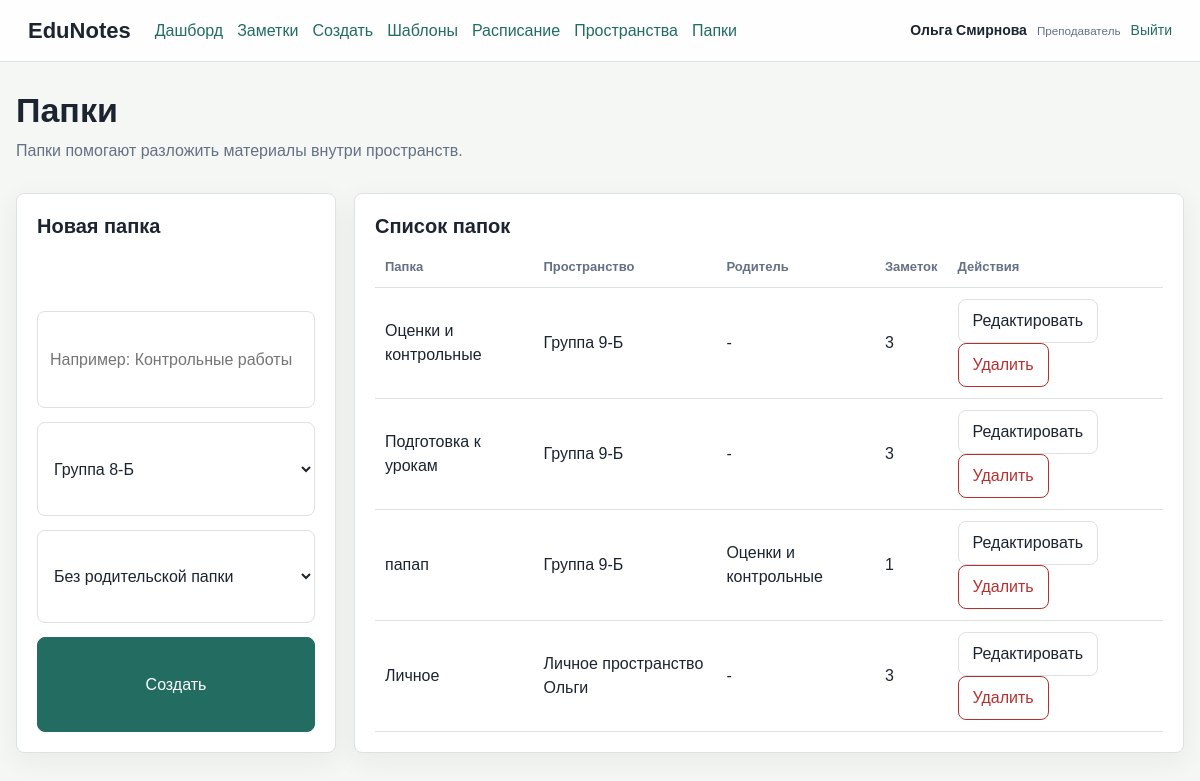
/folders (signed in), run on the app's committed database.
### tables this page shows
CREATE TABLE users (
    id INTEGER PRIMARY KEY AUTOINCREMENT,
    name TEXT NOT NULL,
    email TEXT NOT NULL UNIQUE,
    password_hash TEXT NOT NULL,
    role TEXT NOT NULL CHECK (role IN ('superadmin', 'org_admin', 'teacher', 'student', 'parent')),
    child_user_id INTEGER REFERENCES users(id) ON DELETE SET NULL,
    created_at TEXT NOT NULL DEFAULT CURRENT_TIMESTAMP
);

CREATE TABLE folders (
    id INTEGER PRIMARY KEY AUTOINCREMENT,
    workspace_id INTEGER NOT NULL REFERENCES workspaces(id) ON DELETE CASCADE,
    parent_id INTEGER REFERENCES folders(id) ON DELETE CASCADE,
    name TEXT NOT NULL
);

### app.py (the view, shortened to what this page needs)
@app.route("/folders", methods=("GET", "POST"))
@login_required
def folders():
    if g.user["role"] in {"superadmin", "org_admin"}:
        items = query_all(
            """
            SELECT f.*, w.name AS workspace_name, p.name AS parent_name, COUNT(n.id) AS notes_count
            FROM folders f
            JOIN workspaces w ON w.id = f.workspace_id
            LEFT JOIN folders p ON p.id = f.parent_id
            LEFT JOIN notes n ON n.folder_id = f.id
            GROUP BY f.id
            ORDER BY w.name, f.name
            """
        )
        all_workspaces = query_all("SELECT * FROM workspaces ORDER BY name")
        all_folders = query_all("SELECT * FROM folders ORDER BY name")
    else:
        items = query_all(
            """
            SELECT f.*, w.name AS workspace_name, p.name AS parent_name, COUNT(n.id) AS notes_count
            FROM folders f
            JOIN workspaces w ON w.id = f.workspace_id
            LEFT JOIN folders p ON p.id = f.parent_id
            LEFT JOIN notes n ON n.folder_id = f.id
            WHERE w.kind = 'group'
               OR (w.kind = 'personal' AND w.owner_id = ?)
            GROUP BY f.id
            ORDER BY w.name, f.name
            """,
            (g.user["id"],)
        )
        all_workspaces = query_all(
            """
            SELECT * FROM workspaces
            WHERE kind = 'group' OR (kind = 'personal' AND owner_id = ?)
            ORDER BY name
            """,
            (g.user["id"],)
        )
        all_folders = query_all(
            """
            SELECT f.* FROM folders f
            JOIN workspaces w ON w.id = f.workspace_id
            WHERE w.kind = 'group' OR (w.kind = 'personal' AND w.owner_id = ?)
            ORDER BY f.name
            """,
            (g.user["id"],)
        )
    return render_template(
        "folders.html",
        folders=items,
        workspaces=all_workspaces,
        folder_options=all_folders,
    )

### app.py (called while the page is built)
def create_app() -> Flask:
    app = Flask(__name__)
    app.config["SECRET_KEY"] = os.environ.get("SECRET_KEY", "dev-secret-change-me")
    app.config["DATABASE"] = DATABASE
    @app.before_request
    def load_current_user() -> None:
        user_id = session.get("user_id")
        g.user = None
        if user_id:
            g.user = query_one("SELECT * FROM users WHERE id = ?", (user_id,))
    @app.context_processor
    def inject_globals() -> dict:
        return {
        "ROLES": ROLES,
        "ACCESS_LEVELS": ACCESS_LEVELS,
        "NOTE_TEMPLATE_ROLES": NOTE_TEMPLATE_ROLES,
        "can_delete_user": can_delete_user,
    }
    return app

def get_db() -> sqlite3.Connection:
    if "db" not in g:
        g.db = sqlite3.connect(app.config["DATABASE"])
        g.db.row_factory = sqlite3.Row
        g.db.execute("PRAGMA foreign_keys = ON")
    return g.db

def query_all(sql: str, params: tuple = ()) -> list[sqlite3.Row]:
    return get_db().execute(sql, params).fetchall()

def query_one(sql: str, params: tuple = ()) -> sqlite3.Row | None:
    return get_db().execute(sql, params).fetchone()

def login_required(view):
    @wraps(view)
    def wrapped_view(**kwargs):
        if g.user is None:
            return redirect(url_for("login"))
        return view(**kwargs)
    return wrapped_view

### templates/folders.html (shortened to what this page needs)
{% extends "base.html" %}
{% block content %}
<section class="section-head">
    <div>
        <h1>Папки</h1>
        <p>Папки помогают разложить материалы внутри пространств.</p>
    </div>
</section>
<section class="admin-layout">
    <form class="panel stack-form" method="post">
        <h2>Новая папка</h2>
        <input name="name" placeholder="Например: Контрольные работы" required>
        <select name="workspace_id" required>
            {% for workspace in workspaces %}
                <option value="{{ workspace.id }}">{{ workspace.name }}</option>
            {% endfor %}
        </select>
        <select name="parent_id">
            <option value="">Без родительской папки</option>
        </select>
        <button class="primary" type="submit">Создать</button>
    </form>
    <div class="panel">
        <h2>Список папок</h2>
        <table>
            <thead>
                <tr>
                    <th>Папка</th>
                    <th>Пространство</th>
                    <th>Родитель</th>
                    <th>Заметок</th>
                    <th>Действия</th>
                </tr>
            </thead>
            <tbody>
                {% for folder in folders %}
                    <tr>
                        <td>{{ folder.name }}</td>
                        <td>{{ folder.workspace_name }}</td>
                        <td>{{ folder.parent_name or '-' }}</td>
                        <td>{{ folder.notes_count }}</td>
                        <td>
    <a href="{{ url_for('folder_edit', folder_id=folder.id) }}" class="button small">Редактировать</a>
    <form method="post" action="{{ url_for('folder_delete', folder_id=folder.id) }}" style="display:inline;" onsubmit="return confirm('Удалить папку?');">
        <button type="submit" class="danger small">Удалить</button>
    </form>
</td>
                    </tr>
                {% endfor %}
            </tbody>
        </table>
    </div>
</section>
{% endblock %}

### templates/base.html (shortened to what this page needs)
<!doctype html>
<html lang="ru">
<head>
    <link rel="stylesheet" href="{{ url_for('static', filename='styles.css') }}">
</head>
<body>
    <header class="topbar">
        <a class="brand" href="{{ url_for('notes') if g.user else url_for('login') }}">EduNotes</a>
        {% if g.user %}
            <nav class="nav">
                <a href="{{ url_for('dashboard') }}">Дашборд</a>
                <a href="{{ url_for('notes') }}">Заметки</a>
                <a href="{{ url_for('note_new') }}">Создать</a>
                <a href="{{ url_for('note_templates') }}">Шаблоны</a>
                <a href="{{ url_for('schedule') }}">Расписание</a>
                <a href="{{ url_for('workspaces') }}">Пространства</a>
                <a href="{{ url_for('folders') }}">Папки</a>
            </nav>
            <div class="user-chip">
                <span>{{ g.user.name }}</span>
                <small>{{ ROLES[g.user.role] }}</small>
                <a href="{{ url_for('logout') }}">Выйти</a>
            </div>
        {% endif %}
    </header>
    <main class="page">
        {% block content %}{% endblock %}
    </main>
</body>
</html>

### static/styles.css (style rules this page uses)
:root { color-scheme: light; --bg: #f5f7f4; --panel: #ffffff; --text: #1c2430; --muted: #647084; --line: #dce2df; --primary: #226c62; --primary-dark: #164d46; --accent: #c44c31; --soft: #e7f0ed; --danger: #b92f2f; }
* { box-sizing: border-box; }
body { margin: 0; background: var(--bg); color: var(--text); font-family: Arial, Helvetica, sans-serif; line-height: 1.5; }
a { color: var(--primary); text-decoration: none; }
.topbar { position: sticky; top: 0; z-index: 5; display: flex; align-items: center; gap: 24px; padding: 14px 28px; border-bottom: 1px solid var(--line); background: rgba(255, 255, 255, 0.94); }
.brand { color: var(--text); font-size: 22px; font-weight: 800; }
.nav { display: flex; gap: 14px; margin-right: auto; }
.user-chip { display: flex; align-items: center; gap: 10px; color: var(--muted); font-size: 14px; }
.user-chip span { color: var(--text); font-weight: 700; }
.page { width: min(1180px, calc(100% - 32px)); margin: 28px auto 56px; }
.section-head, .note-toolbar { display: flex; align-items: flex-start; justify-content: space-between; gap: 18px; margin-bottom: 18px; }
h1, h2 { margin: 0 0 8px; line-height: 1.2; }
h1 { font-size: 34px; }
h2 { font-size: 20px; }
p { margin: 0 0 12px; }
.muted, .section-head p { color: var(--muted); }
.panel, .note-card, .empty-state { border: 1px solid var(--line); border-radius: 8px; background: var(--panel); box-shadow: 0 8px 28px rgba(32, 40, 47, 0.06); }
.panel { padding: 20px; }
button, .button { display: inline-flex; align-items: center; justify-content: center; min-height: 40px; padding: 9px 14px; border: 1px solid var(--line); border-radius: 8px; background: #fff; color: var(--text); font: inherit; cursor: pointer; }
.primary { border-color: var(--primary); background: var(--primary); color: #fff; }
.danger { border-color: var(--danger); color: var(--danger); }
input, select, textarea { width: 100%; min-height: 42px; padding: 10px 12px; border: 1px solid var(--line); border-radius: 8px; background: #fff; color: var(--text); font: inherit; }
.auth-card, .stack-form, .note-form { display: grid; gap: 14px; }
.admin-layout { display: grid; grid-template-columns: 320px minmax(0, 1fr); gap: 18px; }
table { width: 100%; border-collapse: collapse; }
th, td { padding: 11px 10px; border-bottom: 1px solid var(--line); text-align: left; }
th { color: var(--muted); font-size: 13px; }

### data on the page
users: user.name "Ольга Смирнова", role "Преподаватель"
folders: name "Оценки и контрольные", workspace_name "Группа 9-Б", parent_name "-", notes_count "3"
folders: name "Подготовка к урокам", workspace_name "Группа 9-Б", parent_name "-", notes_count "3"
folders: name "папап", workspace_name "Группа 9-Б", parent_name "Оценки и контрольные", notes_count "1"
folders: name "Личное", workspace_name "Личное пространство Ольги", parent_name "-", notes_count "3"

### other printed values
form field workspace_id "Группа 8-Б"
